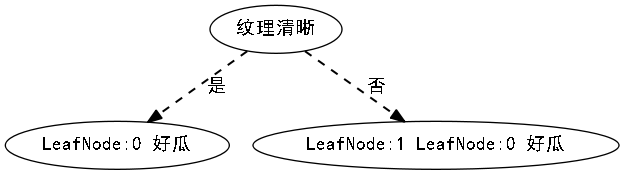

The Python source for this figure:
import matplotlib.pyplot as plt
# -*- coding: utf-8 -*-
import  math
import pandas as pd
from selectTable import select_table
import pygraphviz as pgv
file = pd.read_excel('watermelon20.xlsx')
index = file.columns.values
G = pgv.AGraph(directed=True, rankdir="TB",
               compound=True, normalize=True, encoding='UTF-8')
cnt = 0
print(index)
cases_num = float(file.shape[0])
feature_num = file.shape[1]-1
print("data_num=",cases_num,"feature=",feature_num)

hd = 0.
h_feature = {}
use_feature={}
use_feature_Leaf={}
def calGini(confidition,feature):
    gini_name= {}
    gini_num= {}

    data = select_table(confidition)
    cases = len(data)
    num_good = float(data.count(('是',)))

    for idx in feature:
        labels = []
        if idx == "编号" or idx == "好瓜":
            continue
        for label in select_table(confidition, label=idx, distict=True):
            if len(label) == 1:
                labels.append(label[0])
        minGini = 999
        minName=""
        for label in labels:
            temp = 999
            now_confidition = confidition
            not_confidition = confidition
            if not now_confidition:
                now_confidition = " where "
                not_confidition = " where "
            else:
                now_confidition = now_confidition + " and "
                not_confidition = not_confidition + " and "
            now_confidition = now_confidition + " " + idx + " = '" +label+"'"
            not_confidition = not_confidition + " " + idx + " != '" +label+"'"
            feature_data = select_table(condition=now_confidition)
            other_feature_data = select_table(condition=not_confidition)
            #print("condition",now_confidition)
            k_ = float(len(feature_data))/cases
            label_good = float(feature_data.count(('是',)))
            other_label_good = float(other_feature_data.count(('是',)))
            other_ = float(other_label_good)/len(other_feature_data)
            m_ = float(label_good)/len(feature_data) # 好瓜率
            temp = k_*(2*m_*(1-m_))+(1-k_)*(2*other_*(1-other_))
            if temp<minGini:
                minGini = temp
                minName = label
        gini_name[idx]=  minName
        gini_num[idx]=  minGini
    return gini_num,gini_name


def checkSameLable(confidition):
    data = select_table(condition=confidition)
    cases = len(data)
    num_good = float(data.count(('是',)))
    if num_good == cases:
        return True,'好瓜'
    elif num_good ==0:
        return True, '坏瓜'
    else:
        return False,None


# bfs
def buildGiniTree(confidition,root,label,feature):
    # 移除 root from 特征集
    global cnt
    feature.remove(root)
    # get labels
    labels = ['True','False']

    now_confidition = confidition
    not_confidition = confidition
    if not now_confidition:
        now_confidition =  " where "
        not_confidition =  " where "
    else:
        now_confidition = now_confidition + " and "
        not_confidition = not_confidition + " and "
    now_confidition = now_confidition + " " + root + " = '" +label+"'"
    not_confidition = not_confidition + " " + root + " != '" +label+"'"
    # 如果属于同一类返回
    flag, nflag = checkSameLable(now_confidition)
    not_flag, not_nflag = checkSameLable(not_confidition)
    if flag:
        nflag = "LeafNode:"+str(cnt)+" "+nflag
        G.add_node(nflag,fontname="SimHei")
        G.add_edge(root+label, nflag, label="是",fontname="SimHei",color="black", style="dashed", penwidth=1.5)
        cnt = cnt + 1
        if not not_flag:
            return
    else:
        # 计算gini
        gini_num,gini_name = calGini(now_confidition, feature)
        # 选gini最小的特征作为节点
        minidx = min(gini_num, key=gini_num.get)
        G.add_node(minidx + gini_name[minidx], fontname="SimHei")
        G.add_edge(root+label, minidx + gini_name[minidx], label="否", fontname="SimHei", color="black", style="dashed", penwidth=1.5)

        buildGiniTree(now_confidition,minidx,gini_name[minidx],feature)
    if not_flag:
        nflag = "LeafNode:" + str(cnt) + " " + nflag
        G.add_node(nflag, fontname="SimHei")
        G.add_edge(root+label, nflag, label="否", fontname="SimHei", color="black", style="dashed", penwidth=1.5)
        cnt = cnt + 1
        return
    else:
        # 计算gini
        gini_num, gini_name = calGini(now_confidition, feature)
        # 选gini最小的特征作为节点
        minidx = min(gini_num, key=gini_num.get)
        G.add_node(minidx + gini_name[minidx], fontname="SimHei")
        G.add_edge(root+label, minidx + gini_name[minidx], label="否", fontname="SimHei", color="black", style="dashed", penwidth=1.5)

        buildGiniTree(not_confidition, minidx, gini_name[minidx], feature)

def createTreeRoot():
    # 计算gini
    gini_num, gini_name = calGini(None, index)
    # 选gini最小的特征作为节点
    minidx = min(gini_num, key=gini_num.get)
    G.add_node(minidx + gini_name[minidx], fontname="SimHei")
    return minidx,gini_name[minidx]


root ,label= createTreeRoot()
print("root=",root)
print("label=",label)
buildGiniTree(None, root, label,index.tolist())
G.layout()
G.draw("cart.png", prog="dot")
